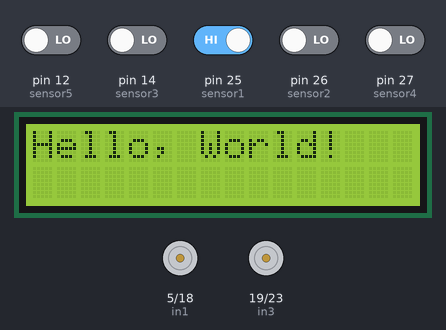
A sketch run on a simulated Arduino Mega 2560, built with avr-gcc and run on an emulated ATmega2560. Shown: 16×2 character LCD, motor-driver pin pairs drawn as motors (green arrow = first pin HIGH = forward, orange = second pin HIGH = backward, longer = more drive, scaled by the enable pin). The test bench sets the inputs (shaded band); at power-on: pin 25 (sensor1) HIGH, pin 12 (sensor5), pin 14 (sensor3), pin 26 (sensor2), pin 27 (sensor4) LOW. What the sketch prints to the serial monitor is not drawn.

Above: at 1.29 s.
1.3 s: pin 25 (sensor1) driven LOW
At 1.63 s:
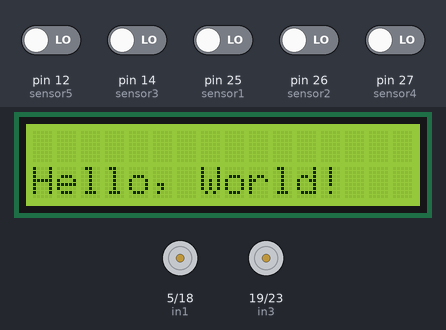

The sketch:

latihanMobilSensorGaris.ino
```cpp
#define enA 9
#define in1 5
#define in2 18
#define enB 10
#define in3 19
#define in4 23
int motorSpeedA = 0;
int motorSpeedB = 0;

#include <LiquidCrystal_I2C.h>
// set the LCD number of columns and rows
int lcdColumns = 16;
int lcdRows = 2;

LiquidCrystal_I2C lcd(0x27, lcdColumns, lcdRows);

// Inisialisasi 5 pin sensor
int sensor1 = 25;
int sensor2 = 26;
int sensor3 = 14;
int sensor4 = 27;
int sensor5 = 12;

// Inisialisasi pembacaan sensor
int menyala = 1;
int mati = 0;

void setup() {
  // Menjadikan sensor 1 sampai 5 sebagai input
  pinMode(sensor1, INPUT);
  pinMode(sensor2, INPUT);
  pinMode(sensor3, INPUT);
  pinMode(sensor4, INPUT);
  pinMode(sensor5, INPUT);

  pinMode(enA, OUTPUT);
  pinMode(enB, OUTPUT);
  pinMode(in1, OUTPUT);
  pinMode(in2, OUTPUT);
  pinMode(in3, OUTPUT);
  pinMode(in4, OUTPUT);

  // Mengaktifkan serial monitor
  Serial.begin(9600);
    // initialize LCD
  lcd.begin();
  // turn on LCD backlight
  lcd.backlight();
}


void loop() {

// set cursor to first column, first row
  lcd.setCursor(0, 0);
  // print message
  lcd.print("Hello, World!");
  delay(100);
  // clears the display to print new message
  lcd.clear();
  // set cursor to first column, second row
  lcd.setCursor(0,1);
  lcd.print("Hello, World!");
  delay(100);
  lcd.clear();

// Membaca sensor garis 1 sampai 5
int lampuSensor1 = digitalRead(sensor1);
int lampuSensor2 = digitalRead(sensor2);
int lampuSensor3 = digitalRead(sensor3);
int lampuSensor4 = digitalRead(sensor4);
int lampuSensor5 = digitalRead(sensor5);

    motorSpeedA = 80; //bisa diambil dari joystick, tapi sekarang kita input manual aja yak; 0-255
    motorSpeedB = 80; //bisa diambil dari joystick, tapi sekarang kita input manual aja yak; 0-255
//    analogWrite(enA, motorSpeedA); // Send PWM signal to motor A
//    analogWrite(enB, motorSpeedB); // Send PWM signal to motor B
    if (
lampuSensor1 == mati && lampuSensor2 == menyala && lampuSensor3 == mati && lampuSensor4 == menyala && lampuSensor5 == mati ||
//lampuSensor1 == mati && lampuSensor2 == mati && lampuSensor3 == menyala && lampuSensor4 == menyala && lampuSensor5 == mati ||
lampuSensor1 == menyala && lampuSensor2 == menyala && lampuSensor3 == mati && lampuSensor4 == menyala && lampuSensor5 == menyala ||
//lampuSensor1 == mati && lampuSensor2 == menyala && lampuSensor3 == menyala && lampuSensor4 == menyala && lampuSensor5 == menyala ||
lampuSensor1 == menyala && lampuSensor2 == mati && lampuSensor3 == menyala && lampuSensor4 == menyala && lampuSensor5 == menyala ||
lampuSensor1 == menyala && lampuSensor2 == menyala && lampuSensor3 == menyala && lampuSensor4 == mati && lampuSensor5 == menyala){
  Serial.println("Motor DC (ban) Tidak berjalan");
  // Set Motor A backward
    digitalWrite(in1, LOW);
    digitalWrite(in2, LOW);
     // Set Motor B backward
    digitalWrite(in3, LOW);
    digitalWrite(in4, LOW);
}
if(lampuSensor1 == mati && lampuSensor2 == mati && lampuSensor3 == mati && lampuSensor4 == mati && lampuSensor5 == mati){
 Serial.println("Mundur");
 // Set Motor A backward
    digitalWrite(in1, LOW);
    digitalWrite(in2, HIGH);
     // Set Motor B backward
    digitalWrite(in3, LOW);
    digitalWrite(in4, HIGH);

}
else if (
lampuSensor1 == menyala && lampuSensor2 == menyala && lampuSensor3 == menyala && lampuSensor4 == menyala && lampuSensor5 == menyala ||
  lampuSensor1 == mati && lampuSensor2 == mati && lampuSensor3 == menyala && lampuSensor4 == mati && lampuSensor5 == mati ||
lampuSensor1 == mati && lampuSensor2 == menyala && lampuSensor3 == menyala && lampuSensor4 == menyala && lampuSensor5 == mati ||
lampuSensor1 == mati && lampuSensor2 == menyala && lampuSensor3 == menyala && lampuSensor4 == mati && lampuSensor5 == mati ||
lampuSensor1 == mati && lampuSensor2 == menyala && lampuSensor3 == mati && lampuSensor4 == mati && lampuSensor5 == mati ||
lampuSensor1 == mati && lampuSensor2 == mati && lampuSensor3 == mati && lampuSensor4 == menyala && lampuSensor5 == mati ||
lampuSensor1 == mati && lampuSensor2 == mati && lampuSensor3 == menyala && lampuSensor4 == menyala && lampuSensor5 == mati) {
  Serial.println("Jalan Lurus");
  // Set Motor A forward MOTOR KANAN
   digitalWrite(in1, HIGH);
    digitalWrite(in2, LOW);
     // Set Motor B backward
    digitalWrite(in3, HIGH);
    digitalWrite(in4, LOW);

}
else  if (lampuSensor1 == mati && lampuSensor2 == menyala && lampuSensor3 == menyala && lampuSensor4 == menyala && lampuSensor5 == menyala ||
  lampuSensor1 == mati && lampuSensor2 == mati && lampuSensor3 == mati && lampuSensor4 == mati && lampuSensor5 == menyala ||
lampuSensor3 == menyala && lampuSensor4 == menyala && lampuSensor5 == menyala ||
lampuSensor3 == mati && lampuSensor4 == menyala && lampuSensor5 == menyala){
 Serial.println("Belok kiri");
  // Set Motor A backward
    digitalWrite(in1, LOW);
    digitalWrite(in2, HIGH);
     // Set Motor B backward
    digitalWrite(in3, HIGH);
    digitalWrite(in4, LOW);
   }
   else if (lampuSensor1 == menyala && lampuSensor2 == mati && lampuSensor3 == mati && lampuSensor4 == mati && lampuSensor5 == mati ||
lampuSensor1 == menyala && lampuSensor2 == menyala && lampuSensor3 == menyala ||
lampuSensor1 == menyala && lampuSensor2 == menyala && lampuSensor3 == mati ){
Serial.println("Belok kanan");
 // Set Motor A backward
    digitalWrite(in1, HIGH);
    digitalWrite(in2, LOW);
     // Set Motor B backward
    digitalWrite(in3, LOW);
    digitalWrite(in4, HIGH);
}

}
```
